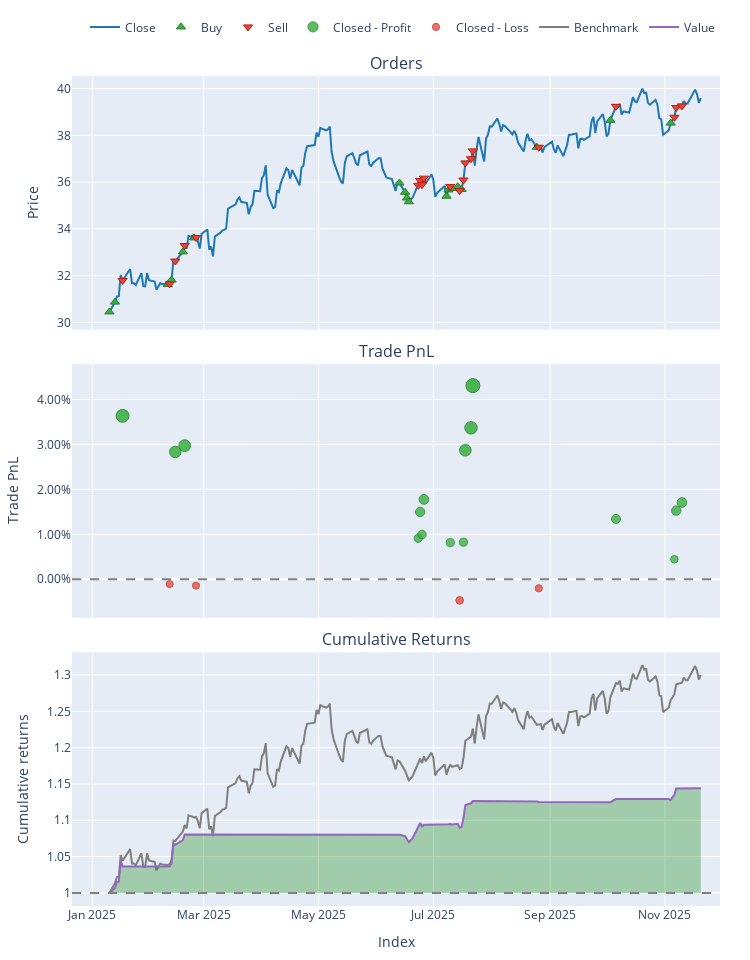

Source (notebook cell):
### Code cell
## Single stock
stock_symbol = "CNP"
portfolio, metrics, actions = run_ppo_trading_pipeline(stock_symbol, config)

### Figure 1 — Plotly figure (JSON) as saved in the notebook; plotly's stock layout.template omitted (floating-point values rounded to 4 significant figures; data arrays with more than 128 entries replaced by an {"elided": "..."} marker saying what was removed)
{"data": [{"legendgroup": "0", "line": {"color": "#1f77b4"}, "name": "Close", "showlegend": true, "type": "scatter", "uid": "83e9e534-1726-4626-9e4e-c01bb13ec3b5", "x": {"elided": "218 str values"}, "xaxis": "x", "y": {"elided": "218 float values"}, "yaxis": "y"}, {"customdata": [[0.0, 1929.0, 58.72], [1.0, 1334.0, 41.18], [3.0, 2643.0, 83.57], [5.0, 743.7, 23.66], [7.0, 1430.0, 47.22], [9.0, 558.5, 18.77], [11.0, 344.9, 12.4], [12.0, 1196.0, 42.54], [13.0, 1089.0, 38.47], [14.0, 412.3, 14.5], [19.0, 267.1, 9.453], [20.0, 68.68, 2.449], [22.0, 1774.0, 63.38], [23.0, 1011.0, 36.19], [25.0, 545.7, 19.47], [30.0, 1513.0, 56.72], [32.0, 752.0, 29.06], [34.0, 2928.0, 112.8]], "hovertemplate": "Order Id: %{customdata[0]}<br>Timestamp: %{x}<br>Price: %{y}<br>Size: %{customdata[1]:.6f}<br>Fees: %{customdata[2]:.6f}", "legendgroup": "1", "marker": {"color": "#37B13F", "line": {"color": "rgb(38,123,44)", "width": 1}, "size": 8, "symbol": "triangle-up"}, "mode": "markers", "name": "Buy", "type": "scatter", "uid": "81f116eb-4f0a-472c-be5f-cff925fea689", "x": ["2025-01-10T00:00:00-05:00", "2025-01-13T00:00:00-05:00", "2025-02-10T00:00:00-05:00", "2025-02-12T00:00:00-05:00", "2025-02-18T00:00:00-05:00", "2025-02-24T00:00:00-05:00", "2025-06-13T00:00:00-04:00", "2025-06-16T00:00:00-04:00", "2025-06-17T00:00:00-04:00", "2025-06-18T00:00:00-04:00", "2025-07-08T00:00:00-04:00", "2025-07-09T00:00:00-04:00", "2025-07-11T00:00:00-04:00", "2025-07-14T00:00:00-04:00", "2025-07-16T00:00:00-04:00", "2025-08-25T00:00:00-04:00", "2025-10-03T00:00:00-04:00", "2025-11-04T00:00:00-05:00"], "xaxis": "x", "y": [30.45, 30.87, 31.62, 31.81, 33.01, 33.61, 35.96, 35.57, 35.32, 35.16, 35.4, 35.66, 35.73, 35.8, 35.68, 37.49, 38.64, 38.52], "yaxis": "y"}, {"customdata": [[2.0, 3263.0, 103.7], [4.0, 117.3, 3.711], [6.0, 1481.0, 48.3], [8.0, 3219.0, 107.2], [10.0, 558.5, 18.78], [15.0, 485.7, 17.42], [16.0, 74.38, 2.683], [17.0, 1413.0, 50.72], [18.0, 1069.0, 38.67], [21.0, 61.6, 2.206], [24.0, 547.5, 19.51], [26.0, 548.5, 19.8], [27.0, 1082.0, 39.84], [28.0, 433.7, 16.05], [29.0, 992.9, 37.07], [31.0, 1513.0, 56.72], [33.0, 752.0, 29.51], [35.0, 717.7, 27.83], [36.0, 1184.0, 46.38], [37.0, 1027.0, 40.31]], "hovertemplate": "Order Id: %{customdata[0]}<br>Timestamp: %{x}<br>Price: %{y}<br>Size: %{customdata[1]:.6f}<br>Fees: %{customdata[2]:.6f}", "legendgroup": "2", "marker": {"color": "#EA4335", "line": {"color": "rgb(181,31,18)", "width": 1}, "size": 8, "symbol": "triangle-down"}, "mode": "markers", "name": "Sell", "type": "scatter", "uid": "b6962fcf-0a6f-4ab2-b8bb-f0e63901fa01", "x": ["2025-01-17T00:00:00-05:00", "2025-02-11T00:00:00-05:00", "2025-02-14T00:00:00-05:00", "2025-02-19T00:00:00-05:00", "2025-02-25T00:00:00-05:00", "2025-06-23T00:00:00-04:00", "2025-06-24T00:00:00-04:00", "2025-06-25T00:00:00-04:00", "2025-06-26T00:00:00-04:00", "2025-07-10T00:00:00-04:00", "2025-07-15T00:00:00-04:00", "2025-07-17T00:00:00-04:00", "2025-07-18T00:00:00-04:00", "2025-07-21T00:00:00-04:00", "2025-07-22T00:00:00-04:00", "2025-08-26T00:00:00-04:00", "2025-10-06T00:00:00-04:00", "2025-11-06T00:00:00-05:00", "2025-11-07T00:00:00-05:00", "2025-11-10T00:00:00-05:00"], "xaxis": "x", "y": [31.79, 31.65, 32.62, 33.29, 33.63, 35.86, 36.07, 35.89, 36.17, 35.81, 35.64, 36.09, 36.82, 37.0, 37.34, 37.49, 39.24, 38.77, 39.19, 39.26], "yaxis": "y"}, {"customdata": [[0.0, 0.0, 3633.0, 0.03637], [2.0, 1.0, 1328.0, 0.02833], [3.0, 1.0, 3088.0, 0.02973], [5.0, 3.0, 157.3, 0.009132], [6.0, 3.0, 39.52, 0.01498], [7.0, 3.0, 499.6, 0.009968], [8.0, 3.0, 673.8, 0.01777], [9.0, 4.0, 17.83, 0.008163], [11.0, 4.0, 161.8, 0.008255], [12.0, 4.0, 1110.0, 0.02872], [13.0, 4.0, 522.0, 0.03369], [14.0, 4.0, 1529.0, 0.0431], [16.0, 6.0, 390.1, 0.01342], [17.0, 7.0, 122.9, 0.004447], [18.0, 7.0, 696.6, 0.01528], [19.0, 7.0, 675.7, 0.01708]], "hovertemplate": "Exit Trade Id: %{customdata[0]}<br>Position Id: %{customdata[1]}<br>Exit Timestamp: %{x}<br>PnL: %{customdata[2]:.6f}<br>Return: %{customdata[3]:.2%}", "legendgroup": "3", "marker": {"color": "#37B13F", "line": {"color": "rgb(38,123,44)", "width": 1}, "opacity": [0.876, 0.8473, 0.8523, 0.7788, 0.7996, 0.7817, 0.8096, 0.7753, 0.7756, 0.8487, 0.8664, 0.9, 0.7941, 0.762, 0.8007, 0.8071], "size": [12.88, 11.54, 11.77, 8.342, 9.317, 8.481, 9.781, 8.181, 8.196, 11.6, 12.43, 14.0, 9.057, 7.562, 9.366, 9.667], "symbol": "circle"}, "mode": "markers", "name": "Closed - Profit", "type": "scatter", "uid": "87328ef6-32d0-4797-b7f6-43a2a85aa232", "x": ["2025-01-17T00:00:00-05:00", "2025-02-14T00:00:00-05:00", "2025-02-19T00:00:00-05:00", "2025-06-23T00:00:00-04:00", "2025-06-24T00:00:00-04:00", "2025-06-25T00:00:00-04:00", "2025-06-26T00:00:00-04:00", "2025-07-10T00:00:00-04:00", "2025-07-17T00:00:00-04:00", "2025-07-18T00:00:00-04:00", "2025-07-21T00:00:00-04:00", "2025-07-22T00:00:00-04:00", "2025-10-06T00:00:00-04:00", "2025-11-06T00:00:00-05:00", "2025-11-07T00:00:00-05:00", "2025-11-10T00:00:00-05:00"], "xaxis": "x2", "y": [0.03637, 0.02833, 0.02973, 0.009132, 0.01498, 0.009968, 0.01777, 0.008163, 0.008255, 0.02872, 0.03369, 0.0431, 0.01342, 0.004447, 0.01528, 0.01708], "yaxis": "y2"}, {"customdata": [[1.0, 1.0, -3.984, -0.001074], [4.0, 2.0, -26.58, -0.001416], [10.0, 4.0, -91.92, -0.004698], [15.0, 5.0, -113.4, -0.002]], "hovertemplate": "Exit Trade Id: %{customdata[0]}<br>Position Id: %{customdata[1]}<br>Exit Timestamp: %{x}<br>PnL: %{customdata[2]:.6f}<br>Return: %{customdata[3]:.2%}", "legendgroup": "4", "marker": {"color": "#EA4335", "line": {"color": "rgb(181,31,18)", "width": 1}, "opacity": [0.75, 0.7512, 0.7629, 0.7533], "size": [7.0, 7.057, 7.604, 7.154], "symbol": "circle"}, "mode": "markers", "name": "Closed - Loss", "type": "scatter", "uid": "d64592e5-57f7-4260-a6f4-269f8b859a84", "x": ["2025-02-11T00:00:00-05:00", "2025-02-25T00:00:00-05:00", "2025-07-15T00:00:00-04:00", "2025-08-26T00:00:00-04:00"], "xaxis": "x2", "y": [-0.001074, -0.001416, -0.004698, -0.002], "yaxis": "y2"}, {"legendgroup": "5", "line": {"color": "#7f7f7f"}, "name": "Benchmark", "showlegend": true, "type": "scatter", "uid": "1218383f-5416-4d5e-8102-74591fa94401", "x": {"elided": "218 str values"}, "xaxis": "x3", "y": {"elided": "218 float values"}, "yaxis": "y3"}, {"hoverinfo": "skip", "legendgroup": "6", "line": {"color": "rgba(0, 0, 0, 0)", "width": 0}, "opacity": 0, "showlegend": false, "type": "scatter", "uid": "6e8bb017-e765-4f0b-a965-75a6fbec010a", "x": {"elided": "218 str values"}, "xaxis": "x3", "y": {"elided": "218 int values"}, "yaxis": "y3"}, {"connectgaps": false, "fill": "tonexty", "fillcolor": "rgba(0, 128, 0, 0.3)", "hoverinfo": "skip", "legendgroup": "6", "line": {"color": "rgba(0, 0, 0, 0)", "width": 0}, "opacity": 0, "showlegend": false, "type": "scatter", "uid": "b4c1c486-da9a-4634-8a27-f5f2e4a8c05e", "x": {"elided": "218 str values"}, "xaxis": "x3", "y": {"elided": "218 float values"}, "yaxis": "y3"}, {"hoverinfo": "skip", "legendgroup": "6", "line": {"color": "rgba(0, 0, 0, 0)", "width": 0}, "opacity": 0, "showlegend": false, "type": "scatter", "uid": "6590b906-f2c7-47c2-9470-8674ef191f8a", "x": {"elided": "218 str values"}, "xaxis": "x3", "y": {"elided": "218 int values"}, "yaxis": "y3"}, {"connectgaps": false, "fill": "tonexty", "fillcolor": "rgba(255, 0, 0, 0.3)", "hoverinfo": "skip", "legendgroup": "6", "line": {"color": "rgba(0, 0, 0, 0)", "width": 0}, "opacity": 0, "showlegend": false, "type": "scatter", "uid": "0e407ef1-b03e-44c8-be95-4df720ca7274", "x": {"elided": "218 str values"}, "xaxis": "x3", "y": {"elided": "218 float values"}, "yaxis": "y3"}, {"legendgroup": "7", "line": {"color": "#9467bd"}, "name": "Value", "showlegend": true, "type": "scatter", "uid": "7c3d3009-c5c6-4efb-be5f-9c7b6c592b14", "x": {"elided": "218 str values"}, "xaxis": "x3", "y": {"elided": "218 float values"}, "yaxis": "y3"}, {"hoverinfo": "skip", "legendgroup": "6", "line": {"color": "rgba(0, 0, 0, 0)", "width": 0}, "opacity": 0, "showlegend": false, "type": "scatter", "uid": "1c075999-68fa-4ee8-a3b0-6ec150bb7f2e", "x": {"elided": "218 str values"}, "xaxis": "x3", "y": {"elided": "218 int values"}, "yaxis": "y3"}], "layout": {"annotations": [{"font": {"size": 16}, "showarrow": false, "text": "Orders", "x": 0.5, "xanchor": "center", "xref": "paper", "y": 1, "yanchor": "bottom", "yref": "paper"}, {"font": {"size": 16}, "showarrow": false, "text": "Trade PnL", "x": 0.5, "xanchor": "center", "xref": "paper", "y": 0.6528, "yanchor": "bottom", "yref": "paper"}, {"font": {"size": 16}, "showarrow": false, "text": "Cumulative Returns", "x": 0.5, "xanchor": "center", "xref": "paper", "y": 0.3056, "yanchor": "bottom", "yref": "paper"}], "height": 960, "legend": {"orientation": "h", "traceorder": "normal", "x": 1, "xanchor": "right", "y": 1.042, "yanchor": "bottom"}, "margin": {"b": 30, "l": 30, "r": 30, "t": 30}, "shapes": [{"line": {"color": "gray", "dash": "dash"}, "type": "line", "x0": 0, "x1": 1, "xref": "paper", "y0": 0, "y1": 0, "yref": "y2"}, {"line": {"color": "gray", "dash": "dash"}, "type": "line", "x0": 0, "x1": 1, "xref": "paper", "y0": 1, "y1": 1, "yref": "y3"}], "showlegend": true, "width": 750, "xaxis": {"anchor": "y", "domain": [0, 1], "matches": "x3", "showticklabels": false}, "xaxis2": {"anchor": "y2", "domain": [0, 1], "matches": "x3", "showticklabels": false}, "xaxis3": {"anchor": "y3", "domain": [0, 1], "title": {"text": "Index"}}, "yaxis": {"anchor": "x", "domain": [0.6944, 1], "title": {"text": "Price"}}, "yaxis2": {"anchor": "x2", "domain": [0.3472, 0.6528], "tickformat": ".2%", "title": {"text": "Trade PnL"}}, "yaxis3": {"anchor": "x3", "domain": [0, 0.3056], "title": {"text": "Cumulative returns"}}}}
